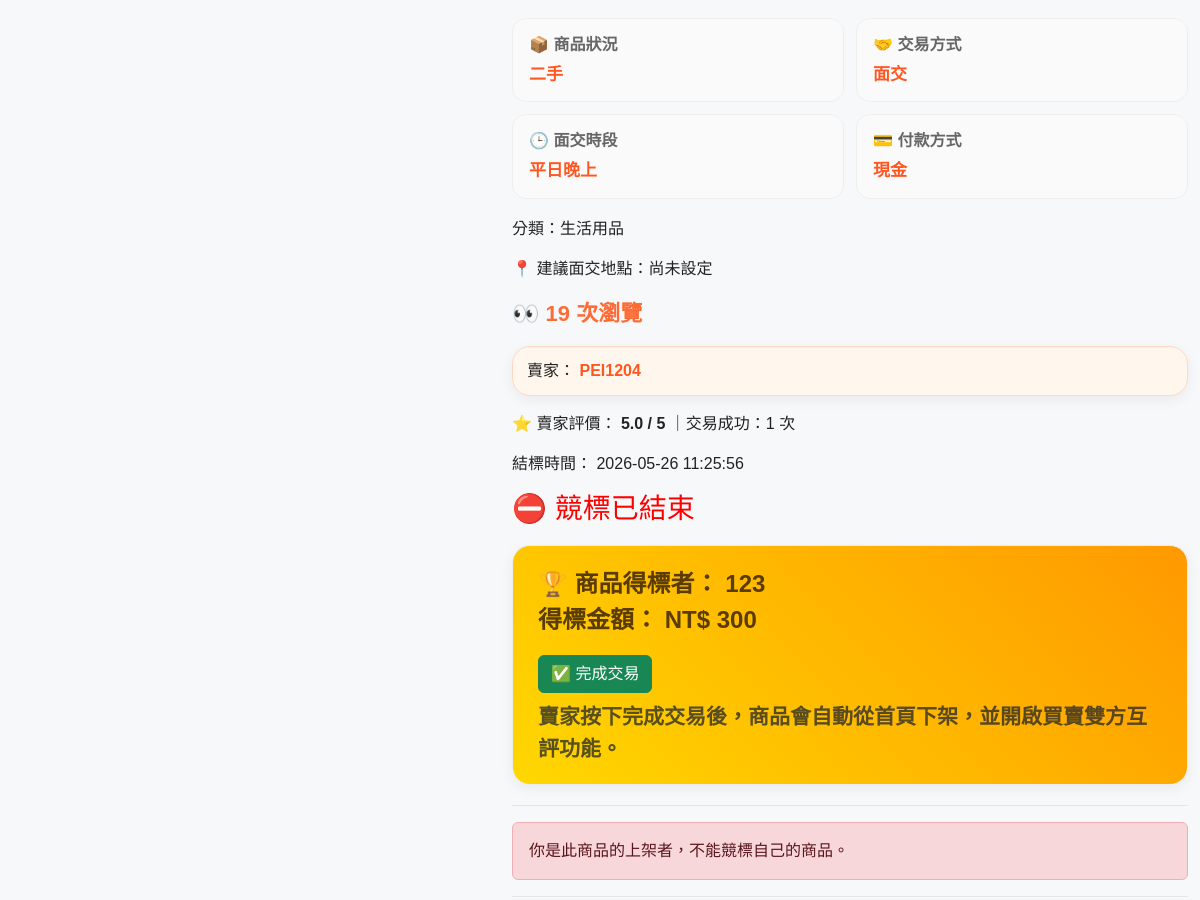
Before: /product/26 (signed in, middle part) with the older database file.
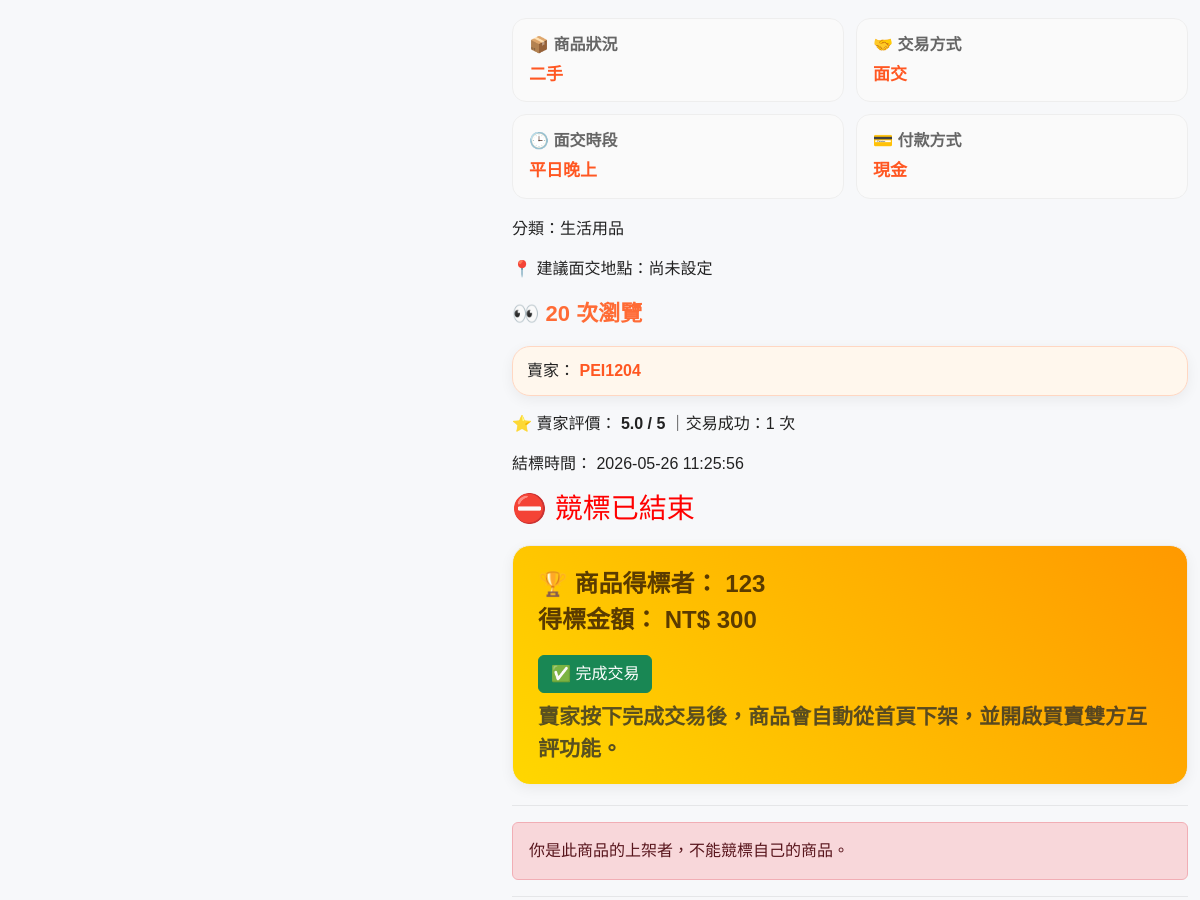
After: the same page with the newer database file.
### tables this page shows
CREATE TABLE products (
    id INTEGER PRIMARY KEY AUTOINCREMENT,
    title TEXT,
    start_price INTEGER,
    current_price INTEGER,
    image TEXT,
    description TEXT,
    category TEXT,
    end_time TEXT,
    user_id INTEGER
, views INTEGER DEFAULT 0, is_pinned INTEGER DEFAULT 0, pin_expire_time TEXT, special_frame INTEGER DEFAULT 0, is_completed INTEGER DEFAULT 0, meet_location TEXT, is_paused INTEGER DEFAULT 0, image1 TEXT, image2 TEXT, image3 TEXT, image4 TEXT, image5 TEXT, condition TEXT DEFAULT '二手', ending_reminder_sent INTEGER DEFAULT 0, trade_method TEXT DEFAULT '面交', meetup_time TEXT DEFAULT '平日晚上', payment_method TEXT DEFAULT '現金', admin_hidden INTEGER DEFAULT 0, admin_hidden_reason TEXT, admin_hidden_at TEXT);

### app.py (the view)
@app.route("/product/<int:id>")
def product_detail(id):
    db = get_db()
    db.execute(
        """
        UPDATE products
        SET views = views + 1
        WHERE id=?
        """,
        (id,)
    )
    db.commit()
    product = db.execute(
        """
        SELECT products.*, users.username
        FROM products
        JOIN users
        ON products.user_id = users.id
        WHERE products.id=?
        """,
        (id,)
    ).fetchone()
    if product is None:
        db.close()
        return "找不到商品"
    if "user_id" in session:
        db.execute(
            """
            INSERT INTO browsing_history(user_id, product_id, viewed_at)
            VALUES (?, ?, ?)
            """,
            (
                session["user_id"],
                id,
                datetime.now(TAIWAN_TIMEZONE).strftime("%Y-%m-%d %H:%M:%S")
            )
        )
        db.commit()
    seller_stats = db.execute(
        """
        SELECT
            IFNULL(AVG(rating), 0) AS avg_rating,
            COUNT(*) AS review_count
        FROM reviews
        WHERE target_user_id=?
        """,
        (product["user_id"],)
    ).fetchone()
    bids = db.execute(
        """
        SELECT bids.*, users.username
        FROM bids
        JOIN users
        ON bids.user_id = users.id
        WHERE product_id=?
        ORDER BY bid_price DESC
        """,
        (id,)
    ).fetchall()
    messages = db.execute(
        """
        SELECT
            chat_messages.*,
            users.username,
            IFNULL(AVG(reviews.rating), 0) AS avg_rating,
            COUNT(DISTINCT reviews.id) AS review_count,
            SUM(CASE WHEN chat_reactions.reaction='👍' THEN 1 ELSE 0 END) AS like_count,
            SUM(CASE WHEN chat_reactions.reaction='😂' THEN 1 ELSE 0 END) AS laugh_count,
            SUM(CASE WHEN chat_reactions.reaction='🔥' THEN 1 ELSE 0 END) AS fire_count
        FROM chat_messages
        JOIN users
        ON chat_messages.user_id = users.id
        LEFT JOIN reviews
        ON reviews.target_user_id = users.id
        LEFT JOIN chat_reactions
        ON chat_reactions.message_id = chat_messages.id
        WHERE chat_messages.product_id=?
        GROUP BY chat_messages.id
        ORDER BY chat_messages.id ASC
        """,
        (id,)
    ).fetchall()
    reviews = db.execute(
        """
        SELECT
            reviews.*,
            reviewer.username AS reviewer_name,
            target.username AS target_name
        FROM reviews
        JOIN users AS reviewer
        ON reviews.reviewer_id = reviewer.id
        JOIN users AS target
        ON reviews.target_user_id = target.id
        WHERE reviews.product_id=?
        ORDER BY reviews.id DESC
        """,
        (id,)
    ).fetchall()
    coupons = []
    if "user_id" in session:
        coupons = db.execute(
            """
            SELECT *
            FROM coupons
            WHERE user_id=?
            AND is_used=0
            ORDER BY id DESC
            """,
            (session["user_id"],)
        ).fetchall()
    winner_message = None
    winner = None
    try:
        end_time = datetime.strptime(
            product["end_time"],
            "%Y-%m-%d %H:%M:%S"
        )
    except Exception:
        end_time = datetime.now(TAIWAN_TIMEZONE).replace(tzinfo=None)
    if datetime.now(TAIWAN_TIMEZONE).replace(tzinfo=None) > end_time:
        winner = db.execute(
            """
            SELECT bids.*, users.username
            FROM bids
            JOIN users
            ON bids.user_id = users.id
            WHERE bids.product_id=?
            ORDER BY bids.bid_price DESC
            LIMIT 1
            """,
            (id,)
        ).fetchone()
        if winner:
            unlock_achievement(
                winner["user_id"],
                "🏆 首次成交",
                "完成第一筆成功交易"
            )
            unlock_achievement(
                product["user_id"],
                "🏆 首次成交",
                "完成第一筆成功交易"
            )
        if winner and session.get("user_id") == winner["user_id"]:
            winner_message = "🎉 恭喜你已得標！請盡快與賣家聯絡。"
    current_price_safe = int(product["current_price"] or 0)
    bid_increment = get_bid_increment(current_price_safe)
    min_bid_price = current_price_safe + bid_increment
    product_images = get_product_images(product)
    notify_ending_soon_products()
    trade_order = create_trade_order_if_needed(id)
    questions = db.execute(
        """
        SELECT
            product_questions.*,
            users.username AS asker_name
        FROM product_questions
        JOIN users
        ON product_questions.asker_id = users.id
        WHERE product_questions.product_id=?
        ORDER BY product_questions.id DESC
        """,
        (id,)
    ).fetchall()
    if trade_order is None:
        trade_order = db.execute(
            "SELECT * FROM trade_orders WHERE product_id=?",
            (id,)
        ).fetchone()
    db.close()
    return render_template(
        "product_detail.html",
        product=product,
        product_images=product_images,
        bid_increment=bid_increment,
        min_bid_price=min_bid_price,
        bids=bids,
        messages=messages,
        winner_message=winner_message,
        winner=winner,
        reviews=reviews,
        seller_stats=seller_stats,
        coupons=coupons,
        questions=questions,
        trade_order=trade_order,
        is_ended=is_product_ended(product)
    )

### app.py (called while the page is built)
def get_bid_increment(current_price):
    try:
        current_price = int(current_price)
    except Exception:
        current_price = 0
    if current_price < 1000:
        return 10
    if current_price < 10000:
        return 50
    return 100

def is_product_ended(product):
    if product is None:
        return True
    try:
        end_time = datetime.strptime(
            product["end_time"],
            "%Y-%m-%d %H:%M:%S"
        )
    except Exception:
        return False
    now = datetime.now(TAIWAN_TIMEZONE).replace(tzinfo=None)
    return now >= end_time

def get_product_images(product):
    images = []
    if product is None:
        return images
    try:
        keys = product.keys()
    except Exception:
        keys = []
    for field in ["image", "image1", "image2", "image3", "image4", "image5"]:
        if field in keys and product[field]:
            if product[field] not in images:
                images.append(product[field])
    return images

def get_db():
    conn = sqlite3.connect(
        DATABASE,
        timeout=30,
        check_same_thread=False
    )
    conn.row_factory = sqlite3.Row
    return conn

### templates/product_detail.html (shortened to what the changed rows need)
{% extends "layout.html" %}
{% block content %}
{% set is_completed = product.is_completed|default(0)|int %}
{% set is_paused = product.is_paused|default(0)|int %}
{% set product_views = product.views|default(0)|int %}
{% set product_price = product.current_price|default(0)|int %}
{% set product_condition = product.condition|default("二手") %}
{% set is_ended = is_ended|default(false) %}
<div class="row">
        {% set gallery_images = product_images if product_images is defined and product_images else [product.image or "/static/default-product.png"] %}
    <div class="col-md-7">
        <div class="product-spec-grid">
            <div class="spec-item">
                📦 商品狀況
                <strong>{{ product.condition or "二手" }}</strong>
            </div>
            <div class="spec-item">
                🤝 交易方式
                <strong>{{ product.trade_method or "面交" }}</strong>
            </div>
            <div class="spec-item">
                🕒 面交時段
                <strong>{{ product.meetup_time or "平日晚上" }}</strong>
            </div>
            <div class="spec-item">
                💳 付款方式
                <strong>{{ product.payment_method or "現金" }}</strong>
            </div>
        </div>
        <p>
            分類：{{ product.category }}
        </p>
        <p class="meet-location">
            📍 建議面交地點：{{ product.meet_location or "尚未設定" }}
        </p>
        <p class="view-count">
            👀 {{ product.views or 0 }} 次瀏覽
        </p>
        <div class="seller-info-box mt-3 mb-3">
            <div>
            </div>
        </div>
        <div class="seller-rating-box mb-3">
            ⭐ 賣家評價：
            {% if seller_stats and seller_stats.review_count|default(0)|int > 0 %}
                <strong>{{ "%.1f"|format(seller_stats.avg_rating|default(0)) }} / 5</strong>
                ｜交易成功：{{ seller_stats.review_count }} 次
            {% else %}
                尚無評價
            {% endif %}
        </div>
        <p>
            結標時間：
            {{ product.end_time }}
        </p>
        <h3 id="countdown"></h3>
        {% if winner %}
            <div class="winner-box">
                🏆 商品得標者：
                <strong>{{ winner.username }}</strong>
                <br>
                得標金額：
                <strong>
                </strong>
                {% if is_completed == 1 %}
                    <div class="alert alert-success mt-3">
                        ✅ 交易已完成，可以進行雙方評價
                    </div>
                {% elif session.get("user_id") == product.user_id %}
                    <form
                        method="POST"
                        action="/complete-transaction/{{ product.id }}"
                        class="mt-3"
                    >
                    </form>
                    <small class="text-muted d-block mt-2">
                    </small>
                {% endif %}
            </div>
        {% endif %}
        <hr>
        {% if is_completed == 1 %}
            <div class="alert alert-secondary">
                ✅ 此商品已完成交易，競標已關閉。
            </div>
        {% elif is_paused == 1 %}
            <div class="alert alert-secondary">
                ⏸️ 此商品目前暫停販售，競標已關閉。
            </div>
        {% elif session.get("user_id") %}
            {% if session.get("user_id") != product.user_id %}
                {% if not is_ended %}
<form
                    method="POST"
                action="/bid/{{ product.id }}"
                >
                    <div class="input-group mb-3">
                        <input
                            name="bid_price"
                            type="number"
                            class="form-control"
                            placeholder="最低出價 NT$ {{ min_bid_price }}"
                            min="{{ min_bid_price }}"
                            required
                        >
                    </div>
                    <small class="text-muted d-block mb-3">
                        目前最低加價幅度：NT$ {{ bid_increment }}，最低可出價：NT$ {{ min_bid_price }}
                    </small>
                    <div class="input-group mb-3">
                        <button class="btn btn-shopee">
                            立即競標
                        </button>
                    </div>
                </form>
{% else %}
<div class="alert alert-danger mt-3">
    ⛔ 競標已結束，無法再出價。
</div>
{% endif %}
            {% else %}
                <div class="alert alert-danger">
                    你是此商品的上架者，不能競標自己的商品。
                </div>
            {% endif %}
        {% else %}
            <div class="alert alert-warning">
                請先登入才能競標。
            </div>
        {% endif %}
    </div>
</div>
{% endblock %}

Changed rows visible on the page:
changed products "二手": views "19" → "20"
